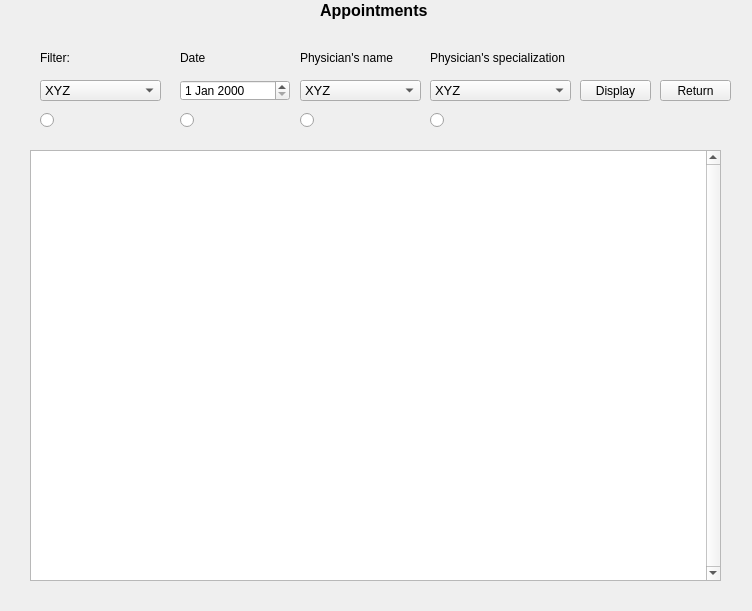
<?xml version="1.0" encoding="UTF-8"?>
<ui version="4.0">
 <class>Show_appointments</class>
 <widget class="QWidget" name="Show_appointments">
  <property name="geometry">
   <rect>
    <x>0</x>
    <y>0</y>
    <width>752</width>
    <height>611</height>
   </rect>
  </property>
  <property name="windowTitle">
   <string>Form</string>
  </property>
  <widget class="QLabel" name="label_header">
   <property name="geometry">
    <rect>
     <x>320</x>
     <y>0</y>
     <width>171</width>
     <height>21</height>
    </rect>
   </property>
   <property name="font">
    <font>
     <pointsize>12</pointsize>
     <weight>75</weight>
     <bold>true</bold>
    </font>
   </property>
   <property name="text">
    <string>Appointments</string>
   </property>
  </widget>
  <widget class="QPushButton" name="push_button_display">
   <property name="geometry">
    <rect>
     <x>580</x>
     <y>80</y>
     <width>71</width>
     <height>21</height>
    </rect>
   </property>
   <property name="text">
    <string>Display</string>
   </property>
  </widget>
  <widget class="QPushButton" name="return_push_button">
   <property name="geometry">
    <rect>
     <x>660</x>
     <y>80</y>
     <width>71</width>
     <height>21</height>
    </rect>
   </property>
   <property name="text">
    <string>Return</string>
   </property>
  </widget>
  <widget class="QTextEdit" name="display_text_edit">
   <property name="geometry">
    <rect>
     <x>30</x>
     <y>150</y>
     <width>691</width>
     <height>431</height>
    </rect>
   </property>
   <property name="verticalScrollBarPolicy">
    <enum>Qt::ScrollBarAlwaysOn</enum>
   </property>
   <property name="horizontalScrollBarPolicy">
    <enum>Qt::ScrollBarAlwaysOff</enum>
   </property>
   <property name="readOnly">
    <bool>true</bool>
   </property>
  </widget>
  <widget class="QDateEdit" name="date_edit">
   <property name="geometry">
    <rect>
     <x>180</x>
     <y>80</y>
     <width>110</width>
     <height>21</height>
    </rect>
   </property>
  </widget>
  <widget class="QComboBox" name="combo_box_physicans_name">
   <property name="geometry">
    <rect>
     <x>300</x>
     <y>80</y>
     <width>121</width>
     <height>21</height>
    </rect>
   </property>
   <property name="font">
    <font>
     <pointsize>10</pointsize>
    </font>
   </property>
   <item>
    <property name="text">
     <string>XYZ</string>
    </property>
   </item>
  </widget>
  <widget class="QLabel" name="label_date">
   <property name="geometry">
    <rect>
     <x>180</x>
     <y>50</y>
     <width>55</width>
     <height>16</height>
    </rect>
   </property>
   <property name="text">
    <string>Date</string>
   </property>
  </widget>
  <widget class="QLabel" name="label_physicians_name">
   <property name="geometry">
    <rect>
     <x>300</x>
     <y>50</y>
     <width>121</width>
     <height>16</height>
    </rect>
   </property>
   <property name="text">
    <string>Physician's name</string>
   </property>
  </widget>
  <widget class="QLabel" name="label_filter">
   <property name="geometry">
    <rect>
     <x>40</x>
     <y>50</y>
     <width>55</width>
     <height>16</height>
    </rect>
   </property>
   <property name="text">
    <string>Filter:</string>
   </property>
  </widget>
  <widget class="QComboBox" name="combo_box_specialization">
   <property name="geometry">
    <rect>
     <x>430</x>
     <y>80</y>
     <width>141</width>
     <height>21</height>
    </rect>
   </property>
   <property name="font">
    <font>
     <pointsize>10</pointsize>
    </font>
   </property>
   <item>
    <property name="text">
     <string>XYZ</string>
    </property>
   </item>
  </widget>
  <widget class="QLabel" name="label_physicians_specialization">
   <property name="geometry">
    <rect>
     <x>430</x>
     <y>50</y>
     <width>151</width>
     <height>16</height>
    </rect>
   </property>
   <property name="text">
    <string>Physician's specialization</string>
   </property>
  </widget>
  <widget class="QComboBox" name="combo_box_pesel">
   <property name="geometry">
    <rect>
     <x>40</x>
     <y>80</y>
     <width>121</width>
     <height>21</height>
    </rect>
   </property>
   <property name="font">
    <font>
     <pointsize>10</pointsize>
    </font>
   </property>
   <property name="editable">
    <bool>false</bool>
   </property>
   <property name="currentText">
    <string>XYZ</string>
   </property>
   <item>
    <property name="text">
     <string>XYZ</string>
    </property>
   </item>
  </widget>
  <widget class="QRadioButton" name="pesel_radio_button">
   <property name="geometry">
    <rect>
     <x>40</x>
     <y>110</y>
     <width>100</width>
     <height>20</height>
    </rect>
   </property>
   <property name="text">
    <string/>
   </property>
  </widget>
  <widget class="QRadioButton" name="date_radio_button">
   <property name="geometry">
    <rect>
     <x>180</x>
     <y>110</y>
     <width>100</width>
     <height>20</height>
    </rect>
   </property>
   <property name="text">
    <string/>
   </property>
  </widget>
  <widget class="QRadioButton" name="phy_name_radio_button">
   <property name="geometry">
    <rect>
     <x>300</x>
     <y>110</y>
     <width>100</width>
     <height>20</height>
    </rect>
   </property>
   <property name="text">
    <string/>
   </property>
  </widget>
  <widget class="QRadioButton" name="specialization_radio_button">
   <property name="geometry">
    <rect>
     <x>430</x>
     <y>110</y>
     <width>100</width>
     <height>20</height>
    </rect>
   </property>
   <property name="text">
    <string/>
   </property>
  </widget>
 </widget>
 <resources/>
 <connections/>
</ui>
